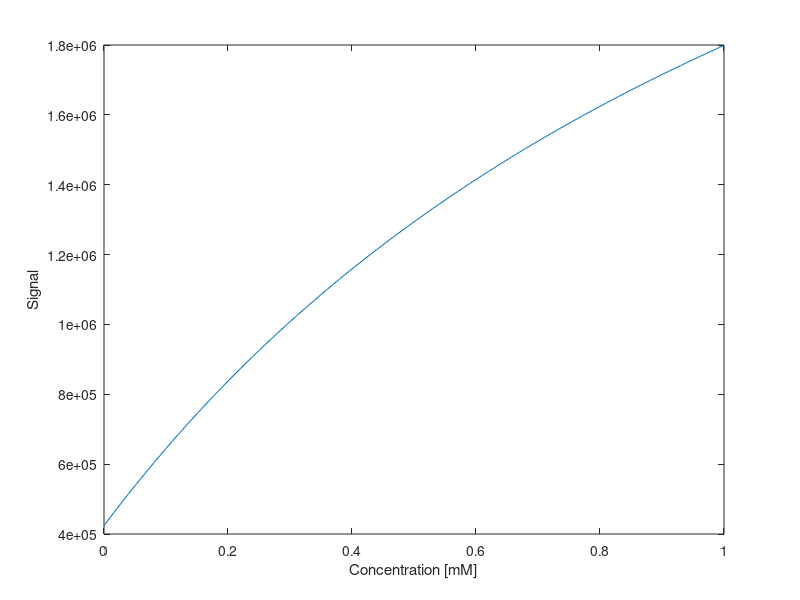
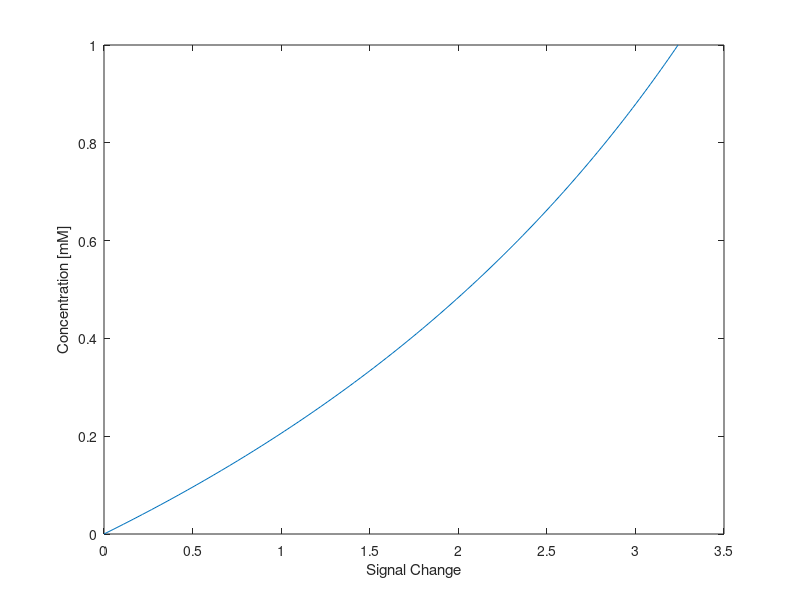
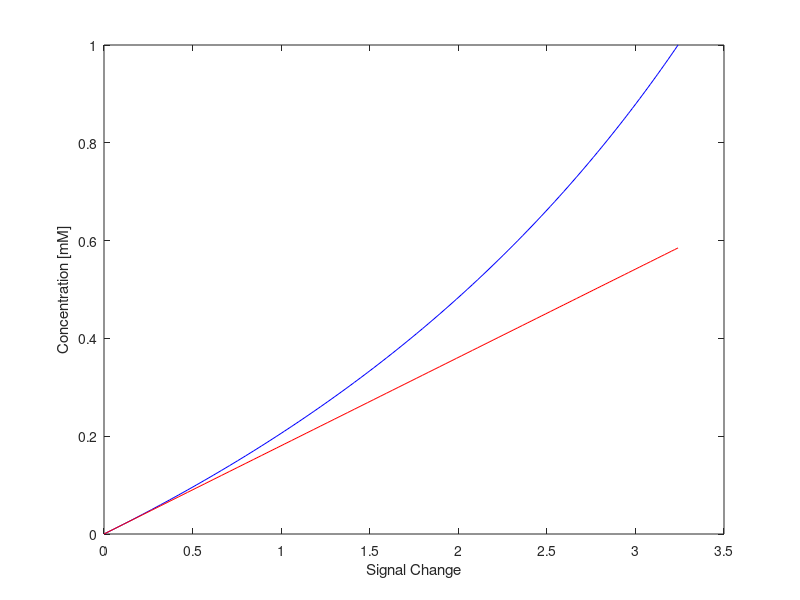
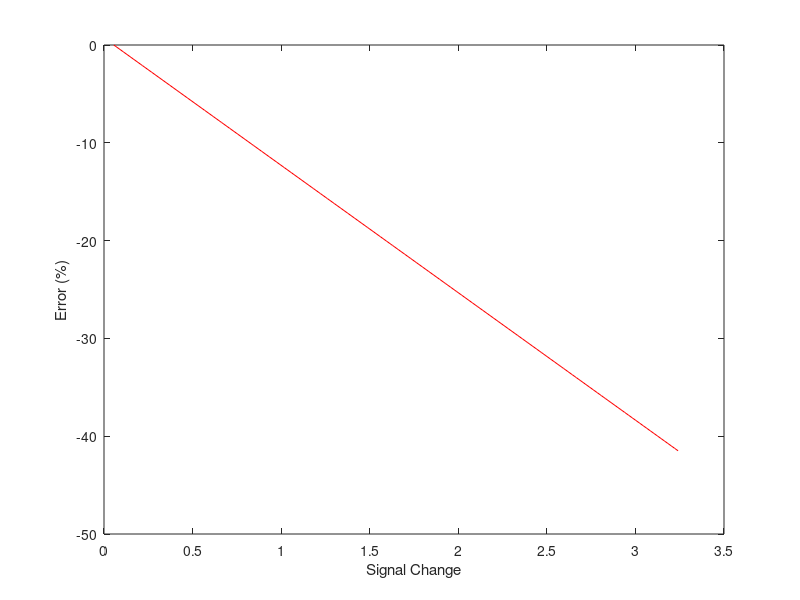

These charts were generated, in order, by the following MATLAB code:
r1 = 4.5; % (1/s)(1/mM)

T10_blood = 1.4; % s
T10_kidney = 1.2; % s

T10 = T10_blood;

R10 = 1/T10;

Cgd = 0:0.01:1; % mM

R1_t = R10 + r1*Cgd;

% figure
% plot(Cgd,1./R1_t)
% xlabel('Concentration [mM]')
% ylabel('T1 [s]')


FA = 12; % degrees
TR = 4e-3; % s
theta = FA/180*pi;

baseVal = 5959;
S0 = baseVal/(1-exp(-R10*TR))*sin(theta)./(1-exp(-R10*TR)*cos(theta));
% S0 = 10000;
S_t = S0*(1-exp(-R1_t*TR))*sin(theta)./(1-exp(-R1_t*TR)*cos(theta));


figure
plot(Cgd,S_t)
xlabel('Concentration [mM]')
ylabel('Signal')


dS_t = (S_t - S_t(1))/S_t(1);
figure
plot(dS_t,Cgd)
ylabel('Concentration [mM]')
xlabel('Signal Change')

stepCgd = (Cgd(2)-Cgd(1))/(dS_t(2)-dS_t(1));
linCgd = dS_t*stepCgd;
figure
plot(dS_t,Cgd,'b-')
hold on
plot(dS_t,linCgd,'r-')
ylabel('Concentration [mM]')
xlabel('Signal Change')

figure
plot(dS_t,(linCgd-Cgd)./Cgd*100,'r-')
ylabel('Error (%)')
xlabel('Signal Change')

% figure
% plot(Cgd,dS_t)
% xlabel('Concentration [mM]')
% ylabel('Signal Change')